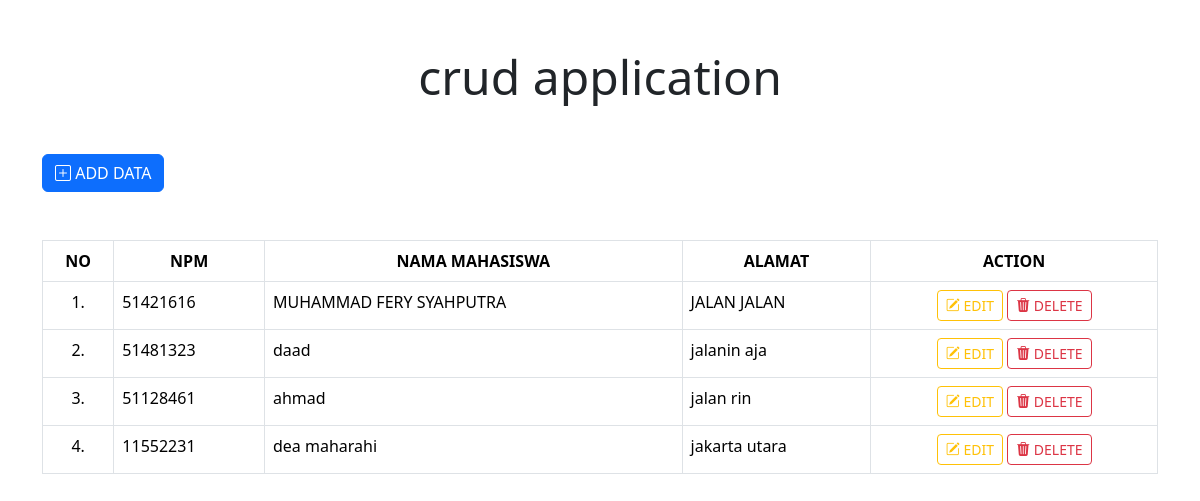
The page / on the database its author committed.
### tables this page shows
CREATE TABLE `mhs_tb` (
  `id_mhs` int NOT NULL,
  `npm` varchar(15) NOT NULL,
  `nama_mhs` varchar(50) NOT NULL,
  `alamat` varchar(150) NOT NULL
);

### index.php (the view, shortened to what this page needs)
<?php
include 'koneksi.php';
$query = "SELECT * FROM mhs_tb;";
$sql = mysqli_query($conn, $query);
$no = 0;
?>
<!DOCTYPE html>
<html lang="en">
<head>
    <link rel="stylesheet" href="https://cdn.jsdelivr.net/npm/bootstrap@5.3.2/dist/css/bootstrap.min.css">
    <link rel="stylesheet" href="/node_modules/bootstrap-icons/font/bootstrap-icons.css">
</head>
<body>
    <div class="container mt-5">
        <div class="text-center">
            <h1 class="display-5 mb-5"> crud application </h1>
        </div>
    </div>
    <div class="container">
        <a href="kelola.php" type="button" class="btn btn-primary"><i class="bi bi-plus-square"></i> ADD DATA</a>
    </div>
    <div class="container mt-5">
        <div class="table-responsive">
            <table class="table table-bordered table-hover">
                <thead>
                    <tr class="text-center">
                        <th>NO</th>
                        <th>NPM</th>
                        <th>NAMA MAHASISWA</th>
                        <th>ALAMAT</th>
                        <th>ACTION</th>
                    </tr>
                </thead>
                <tbody>
                <?php
                    while($result = mysqli_fetch_assoc($sql)){
                ?>
                    <tr>
                        <td><center>
                            <?php
                                echo ++$no;
                            ?>.
                        </center></td>
                        <td><?php echo $result['npm']; ?></td>
                        <td><?php echo $result['nama_mhs']; ?></td>
                        <td><?php echo $result['alamat']; ?></td>
                        <td class="text-center">
                            <a href="kelola.php?ubah=<?php echo $result['id_mhs']; ?>" type="button" class="btn btn-outline-warning btn-sm" ><i class="bi bi-pencil-square"></i> EDIT</a>
                            <a href="proses.php?detele=<?php echo $result['id_mhs']; ?>" type="button" class="btn btn-outline-danger btn-sm" onClick="return confirm('APAKAH ANDA YAKIN UNTUK MENGHAPUSNYA??')" ><i class="bi bi-trash3-fill"></i> DELETE</a>
                        </td>
                    </tr>
                <?php
                    }
                ?>
                </tbody>
            </table>
        </div>
    </div>
</body>
</html>

### rows shown on the page
mhs_tb: npm "51421616", nama_mhs "MUHAMMAD FERY SYAHPUTRA", alamat "JALAN JALAN"
mhs_tb: npm "51481323", nama_mhs "daad", alamat "jalanin aja"
mhs_tb: npm "51128461", nama_mhs "ahmad", alamat "jalan rin"
mhs_tb: npm "11552231", nama_mhs "dea maharahi", alamat "jakarta utara"
